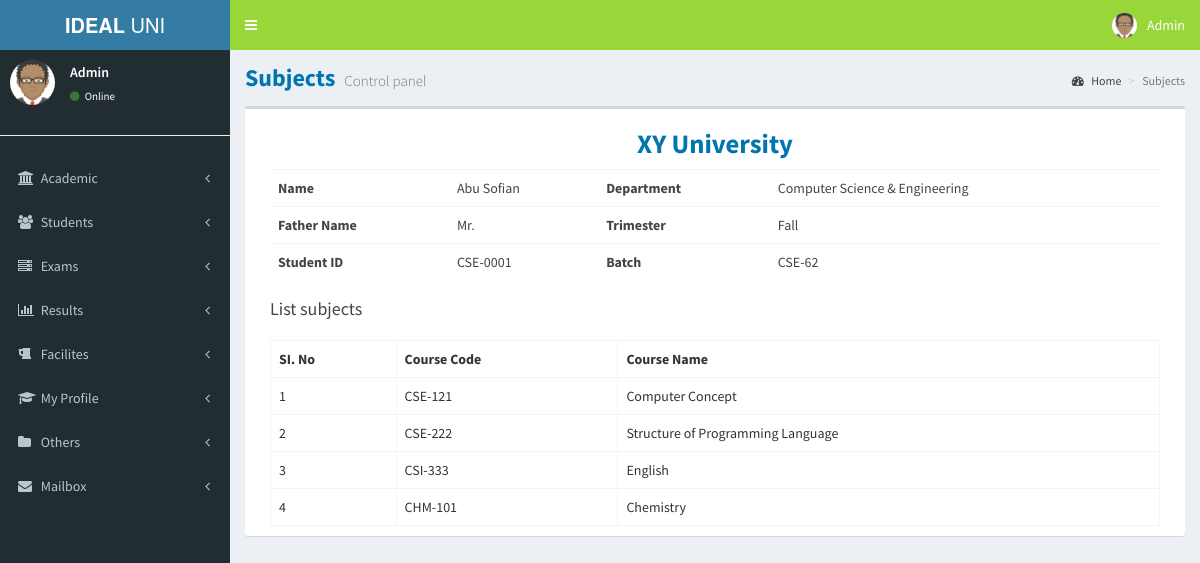
Page /subjectlist.php (signed in) on the committed database.
### tables this page shows
CREATE TABLE `systm` (
  `id` int(11) NOT NULL,
  `systemname` varchar(500) NOT NULL,
  `year` varchar(50) NOT NULL,
  `developer` varchar(200) NOT NULL,
  `color` varchar(200) NOT NULL,
  `version` varchar(200) NOT NULL
);

CREATE TABLE `student` (
  `id` int(11) NOT NULL,
  `studentid` varchar(30) NOT NULL,
  `name` varchar(50) NOT NULL,
  `email` varchar(50) NOT NULL,
  `password` varchar(200) NOT NULL,
  `phone` varchar(20) NOT NULL,
  `gender` varchar(50) NOT NULL,
  `father` varchar(50) NOT NULL,
  `mother` varchar(50) NOT NULL,
  `parentphone` varchar(50) NOT NULL,
  `address` text NOT NULL,
  `class` varchar(50) NOT NULL,
  `department` varchar(200) NOT NULL,
  `trimester` varchar(200) NOT NULL,
  `transport` varchar(200) NOT NULL,
  `joindate` date NOT NULL,
  `datetime` datetime NOT NULL
);

CREATE TABLE `subject` (
  `id` int(11) NOT NULL,
  `classname` varchar(200) NOT NULL,
  `subjectname` varchar(200) NOT NULL,
  `coursecode` varchar(200) NOT NULL
);

### function.php (called while the page is built, shortened)
<?php
function get_SystemName() {
    global $conn;
    $sql = "SELECT systemname FROM systm";
    $result = $conn->query($sql);
    if ($result->num_rows > 0) {
        $row = $result->fetch_assoc();
        return $row["systemname"];
    }
}
            ?>

### config.php (called while the page is built, shortened)
<?php
if (isset($_SESSION['LOGIN_NAME'])) {
    $LOGIN_ID = $_SESSION['LOGIN_ID'];
} else {
    header("Location:login.php");
}
?>

### subjectlist.php (the view, shortened to what this page needs)
<?php
include("header.php");
include("leftsidebar.php");
?>
<div class="content-wrapper">
    <section class="content-header">
        <h1>
            Subjects
            <small>Control panel</small>
        </h1>
        <ol class="breadcrumb">
            <li><a href="#"><i class="fa fa-dashboard"></i> Home</a></li>
            <li class="active">Subjects</li>
        </ol>
    </section>
    <section class="content">
        <div class="box col-xs-12">
            <div class="box-header">
                <?php
                $sql = "SELECT * FROM student where id=$LOGIN_ID";
                $result = $conn->query($sql);
                if ($result->num_rows > 0) {
                    $row = $result->fetch_assoc();
                    $department = $row['department'];
                    $trimester = $row['trimester'];
                    $batch = $row['class'];
                    $father = $row['father'];
                    $studentid= $row['studentid'];
                      $name= $row['name'];
                }
                ?>
                <div class="row">
                    <h4 align="center" style="font-size: 20pt"><?php echo get_SystemName(); ?></h4>
                </div>
                <table class="table table-responsive">
                    <tr>
                        <th>Name</th><td><?=$name;?></td> <th>Department</th><td><?=$department;?></td>
                    </tr>
                    <tr>
                        <th>Father Name</th><td><?=$father;?></td> <th>Trimester</th><td><?=$trimester;?></td>
                    </tr>
                    <tr>
                        <th>Student ID</th><td><?=$studentid;?></td> <th>Batch</th><td><?=$batch;?></td>
                    </tr>
                </table>
                <h3 class="box-title ng-binding">List subjects</h3>
            </div>
            <div class="box-body table-responsive">
                <table class="table table-hover table-bordered">
                    <tbody><tr>
                            <th class="ng-binding">SI. No</th>
                            <th class="ng-binding">Course Code </th>
                            <th class="ng-binding">Course Name</th>
                        </tr>
                        <?php
                        $sql = "SELECT * FROM subject where classname='$batch'";
                        $result = $conn->query($sql);
                        if ($result->num_rows > 0) {
                            $count = 0;
                            while ($row = $result->fetch_assoc()) {
                                $count = $count + 1;
                                ?>
                                <tr  >
                                    <td class="ng-binding"><?= $count; ?></td>
                                    <td class="ng-binding"><?= $row["coursecode"]; ?></td>
                                    <td class="ng-binding"><?= $row["subjectname"]; ?></td>
                                </tr>
                                <?php
                            }
                        } else {
                            echo ' <tr   class="ng-hide"><td class="noTableData ng-binding" colspan="5">No Subject</td></tr>';
                        }
                        ?>
                    </tbody></table>
            </div>
        </div>
    </section>
</div>
<?php
include("footer.php");
?>

### rows in the picture
systm: systemname "XY University"
student: name "Abu Sofian", department "Computer Science & Engineering", father "Mr.", trimester "Fall", studentid "CSE-0001", class "CSE-62"
subject: coursecode "CSE-121", subjectname "Computer Concept"
subject: coursecode "CSE-222", subjectname "Structure of Programming Language"
subject: coursecode "CSI-333", subjectname "English"
subject: coursecode "CHM-101", subjectname "Chemistry"

### other values in the picture
$LOGIN_NAME "Admin"
